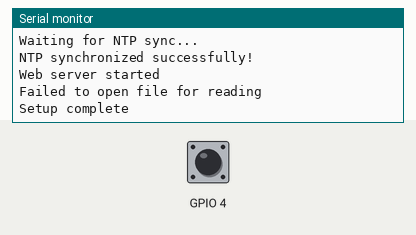
Bench run of a program on a simulated ESP32. Shown: the last lines printed to the serial monitor. The test bench sets the inputs (shaded band); at power-on: GPIO 4 HIGH. WiFi joins after 1.5 s; servers stay silent unless stated; the local clock reads 2024-03-15 10:24:30 at power-on unless the program sets it; storage starts empty.

Above: at 2.7 s.
2.8 s: GPIO 4 pulled LOW for 0.15 s
At 3.9 s:
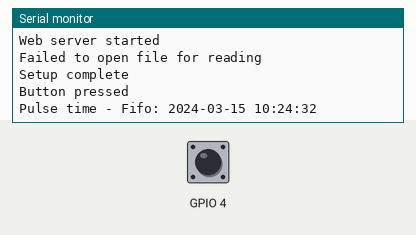
4.4 s: GPIO 4 pulled LOW for 1 s
At 5.1 s:
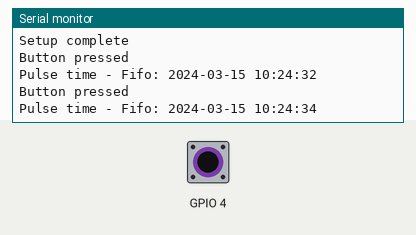

Measured:
- after the input at 2.8 s, the serial monitor: prints a new line at once (image 1)
- after the input at 4.4 s, the serial monitor: prints a new line at once (image 2)

The program:

main.cpp
```cpp
#include <Arduino.h>
#include <FS.h>
#include <SPIFFS.h>
#include <WiFi.h>
#include <ESPAsyncWebServer.h>
#include <AsyncTCP.h>
#include <ArduinoJson.h>
#include <time.h>
#include "config.h"
#include <queue>

// Constants
const unsigned long RESET_HOLD_TIME = 5000;
const char *NTP_SERVER = "pool.ntp.org";
const long GMT_OFFSET_SEC = 3600; // GMT+1
const int DAYLIGHT_OFFSET_SEC = 3600;

// Globals
std::queue<String> buttonLog;

// Web Server
AsyncWebServer server(80);
AsyncWebSocket ws("/ws");

// Utility Functions
void writeToFile(const String &filename, const String &data);
String readFileContents(const String &filename);

// Initialization Functions
void setupWebServer();
void setupWiFi();
void setupNTP();
bool waitForNTPSync(int maxAttempts = 10);

void handleRootRequest(AsyncWebServerRequest *request);
void handleWebSocketEvent(AsyncWebSocket *server, AsyncWebSocketClient *client, AwsEventType type, void *arg, uint8_t *data, size_t len);
void handleServiceModeRequest(AsyncWebServerRequest *request);

// Structs
struct Button
{
  const uint8_t PIN;
  ulong numberOfPresses;
  bool isPressed;
};

// Button and Interrupt Functions
Button button1 = {4, 0, false};
volatile ulong currentInterruptTime = 0;
volatile ulong previousInterruptTime = 0;
const int DEBOUNCE_DELAY = 250;

void IRAM_ATTR onButtonPress();

void handleOnButtonPress();

// Core Functionality
void processFifoBuffer();

unsigned long loadButtonCountFromFile();

// Setup Function
void setup()
{
  Serial.begin(115200);
  SPIFFS.begin(true);

  setupWiFi();
  setupNTP();
  setupWebServer();

  pinMode(button1.PIN, INPUT_PULLUP);
  attachInterrupt(button1.PIN, onButtonPress, FALLING);

  button1.numberOfPresses = loadButtonCountFromFile();

  Serial.println("Setup complete");
}

// Main Loop
void loop()
{
  ws.cleanupClients();

  handleOnButtonPress();
  processFifoBuffer();

  // String content = readFileContents(config::ButtonLogPath);
  // if (!content.isEmpty())
  // {
  //   Serial.println(content);
  //   // ws.textAll(content);
  //   delay(2000);
  // }
}

// Function Implementations

void IRAM_ATTR onButtonPress()
{
  currentInterruptTime = millis();

  if (currentInterruptTime - previousInterruptTime > DEBOUNCE_DELAY)
  {
    button1.isPressed = true;
    previousInterruptTime = currentInterruptTime;
  }
}

void handleOnButtonPress()
{
  if (button1.isPressed)
  {
    // Get the current time
    struct tm timeinfo;
    getLocalTime(&timeinfo);

    // strftime formats the timestamp
    char timestamp[64];
    strftime(timestamp, sizeof(timestamp), "%Y-%m-%d %H:%M:%S", &timeinfo);

    // Add to fifo queue and +1 count
    buttonLog.push(String(timestamp));
    button1.numberOfPresses++;
    button1.isPressed = false;
    Serial.println("Button pressed");
  }
}

void processFifoBuffer()
{
  while (!buttonLog.empty())
  {
    String buttonPressTimestamp = buttonLog.front();
    buttonLog.pop();

    Serial.println("Pulse time - Fifo: " + buttonPressTimestamp);

    JsonDocument doc;
    doc["buttonPressTimestamp"] = buttonPressTimestamp;
    doc["buttonPressCount"] = button1.numberOfPresses;

    String jsonString;
    serializeJson(doc, jsonString);

    ws.textAll(jsonString);
    writeToFile(config::ButtonLogPath, jsonString);
  }
}

// WiFi setup

void setupWiFi()
{
  WiFi.begin(config::ssid, config::password);
  Serial.print("Connecting to WiFi...");
  unsigned long startTime = millis();
  while (WiFi.status() != WL_CONNECTED && millis() - startTime < 10000)
  {
    Serial.print(".");
    delay(100);
  }

  if (WiFi.status() != WL_CONNECTED)
  {
    Serial.println("\nFailed to connect to WiFi");
  }
  else
  {
    Serial.println("\nConnected to WiFi");
    Serial.println("IP Address: " + WiFi.localIP().toString());
  }
}

/// NTP setup

void setupNTP()
{
  configTime(GMT_OFFSET_SEC, DAYLIGHT_OFFSET_SEC, NTP_SERVER);
  if (!waitForNTPSync())
  {
    Serial.println("NTP sync failed! Restarting...");
    ESP.restart();
  }
}

bool waitForNTPSync(int maxAttempts)
{
  Serial.println("Waiting for NTP sync...");
  struct tm timeinfo;
  for (int attempts = 0; attempts < maxAttempts; ++attempts)
  {
    if (getLocalTime(&timeinfo))
    {
      Serial.println("NTP synchronized successfully!");
      return true;
    }
    delay(1000);
    Serial.print(".");
  }
  Serial.println("\nFailed to sync with NTP server!");
  return false;
}

void setupWebServer()
{
  server.on("/", HTTP_GET, handleRootRequest);
  server.on("/serviceMode", HTTP_POST, handleServiceModeRequest);

  ws.onEvent(handleWebSocketEvent);

  server.addHandler(&ws);
  server.begin();
  Serial.println("Web server started");
}

void handleRootRequest(AsyncWebServerRequest *request)
{
  request->send(SPIFFS, "/index.html", "text/html");
}

void handleWebSocketEvent(AsyncWebSocket *server, AsyncWebSocketClient *client, AwsEventType type, void *arg, uint8_t *data, size_t len)
{
  if (type == WS_EVT_CONNECT)
  {
    File file = SPIFFS.open(config::ButtonLogPath, FILE_READ);
    if (!file)
    {
      Serial.println("Failed to open file for reading");
      return;
    }

    // Send each line as a separate WebSocket message
    while (file.available())
    {
      String jsonLine = file.readStringUntil('\n');
      if (!jsonLine.isEmpty())
      {
        client->text(jsonLine);
      }
    }

    file.close();
  }
}

void handleServiceModeRequest(AsyncWebServerRequest *request)
{
  if (!request->hasParam("action", true))
  {
    request->send(400, "text/plain", "Action parameter missing");
    return;
  }

  String action = request->getParam("action", true)->value();
  if (action == "reset")
  {
    // Clear the button log
    SPIFFS.remove(config::ButtonLogPath);
    button1.numberOfPresses = 0;
    request->send(200, "text/plain", "Data reset successfully");
    return;
  }

  request->send(400, "text/plain", "Invalid action");
}

// File handling functions

void writeToFile(const String &filename, const String &data)
{
  File file = SPIFFS.open(filename, FILE_APPEND);
  if (!file)
  {
    Serial.println("Failed to open file for writing");
    return;
  }
  file.println(data);
  file.close();
}

ulong loadButtonCountFromFile()
{
  String content = readFileContents(config::ButtonLogPath);

  JsonDocument doc;

  deserializeJson(doc, content);

  return doc["buttonPressCount"].as<ulong>();
}

String readFileContents(const String &filename)
{
  File file = SPIFFS.open(filename, FILE_READ);
  if (!file)
  {
    Serial.println("Failed to open file for reading");
    return "";
  }

  String content;
  while (file.available())
  {
    content = file.readStringUntil('\n');
  }
  file.close();
  return content;
}
```

config_template.h
```cpp
#ifndef CONFIG_H
#define CONFIG_H


namespace config {
    const char* ssid = "SSID";
    const char* password = "PASSWORD";
    const char* wifiConfigFile = "/wifiConfig.txt";
    const String ButtonLogPath = "/ButtonLog.txt";
}

#endif
```
